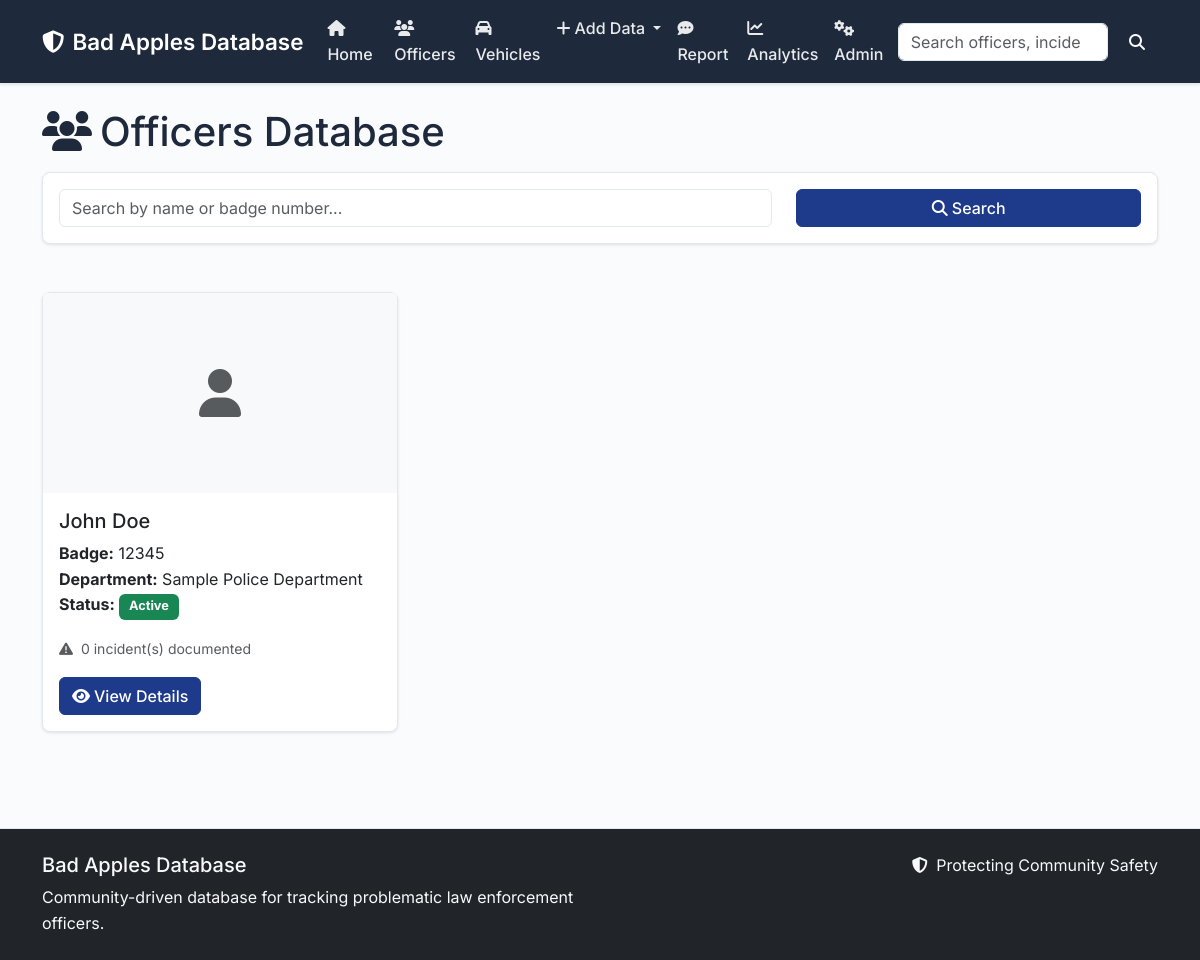
The app's page /officers with its own data.
### models.py (models this page shows, shortened)
class Officer(db.Model):
    __tablename__ = 'officers'
    id = db.Column(db.Integer, primary_key=True)
    badge_number = db.Column(db.String(20), unique=True, nullable=False)
    first_name = db.Column(db.String(50), nullable=False)
    last_name = db.Column(db.String(50), nullable=False)
    middle_name = db.Column(db.String(50))
    date_of_birth = db.Column(db.Date)
    current_department_id = db.Column(db.Integer, db.ForeignKey('departments.id'))
    current_rank = db.Column(db.String(50))
    hire_date = db.Column(db.Date)
    status = db.Column(db.String(20), default='active')  # active, suspended, terminated, retired
    photo_url = db.Column(db.String(500))
    created_at = db.Column(db.DateTime, default=datetime.utcnow)
    updated_at = db.Column(db.DateTime, default=datetime.utcnow, onupdate=datetime.utcnow)
    current_department = db.relationship('Department', backref='current_officers')
    incidents = db.relationship('Incident', backref='officer', lazy='dynamic')
    evidence = db.relationship('Evidence', backref='officer', lazy='dynamic')
    social_media = db.relationship('SocialMediaProfile', backref='officer', lazy='dynamic')
    department_history = db.relationship('OfficerDepartmentHistory', backref='officer', lazy='dynamic')

class Department(db.Model):
    __tablename__ = 'departments'
    id = db.Column(db.Integer, primary_key=True)
    name = db.Column(db.String(100), nullable=False)
    jurisdiction = db.Column(db.String(100))  # city, county, state, federal
    location = db.Column(db.String(200))
    state = db.Column(db.String(2))
    website = db.Column(db.String(200))
    phone = db.Column(db.String(20))
    created_at = db.Column(db.DateTime, default=datetime.utcnow)
    officers = db.relationship('Officer', backref='department', lazy='dynamic')
    department_history = db.relationship('OfficerDepartmentHistory', backref='department', lazy='dynamic')

### app.py (the view)
@app.route('/officers')
def officers():
    page = request.args.get('page', 1, type=int)
    search = request.args.get('search', '')
    query = Officer.query
    if search:
        query = query.filter(
            (Officer.first_name.contains(search)) |
            (Officer.last_name.contains(search)) |
            (Officer.badge_number.contains(search))
        )
    officers = query.paginate(page=page, per_page=20, error_out=False)
    return render_template('officers.html', officers=officers, search=search)

### app.py (called while the page is built)
@app.after_request
def set_security_headers(response):
    response.headers['X-Content-Type-Options'] = 'nosniff'
    response.headers['X-Frame-Options'] = 'SAMEORIGIN'
    response.headers['X-XSS-Protection'] = '1; mode=block'
    response.headers['Strict-Transport-Security'] = 'max-age=31536000; includeSubDomains'
    response.headers['Content-Security-Policy'] = "default-src 'self' https://cdn.jsdelivr.net https://cdnjs.cloudflare.com https://fonts.googleapis.com https://fonts.gstatic.com; script-src 'self' 'unsafe-inline' https://cdn.jsdelivr.net https://cdnjs.cloudflare.com; style-src 'self' 'unsafe-inline' https://cdn.jsdelivr.net https://cdnjs.cloudflare.com https://fonts.googleapis.com; img-src 'self' data: https:; font-src 'self' https://fonts.gstatic.com https://cdnjs.cloudflare.com;"
    return response

### templates/officers.html (shortened to what this page needs)
{% extends "base.html" %}
{% block content %}
<div class="container">
    <div class="row mb-4">
        <div class="col-12">
            <h1 class="mb-3">
                <i class="fas fa-users me-2"></i>Officers Database
            </h1>
            <div class="card mb-4">
                <div class="card-body">
                    <form method="GET" action="{{ url_for('officers') }}">
                        <div class="row">
                            <div class="col-md-8">
                                <input type="text" class="form-control" name="search"
                                       value="{{ search }}" placeholder="Search by name or badge number...">
                            </div>
                            <div class="col-md-4">
                                <button type="submit" class="btn btn-primary w-100">
                                    <i class="fas fa-search me-1"></i>Search
                                </button>
                            </div>
                        </div>
                    </form>
                </div>
            </div>
        </div>
    </div>
    <div class="row">
        {% if officers.items %}
            {% for officer in officers.items %}
            <div class="col-md-6 col-lg-4 mb-4">
                <div class="card h-100">
                    {% if officer.photo_url %}
                    <img src="{{ officer.photo_url }}" class="card-img-top" alt="Officer photo" style="height: 200px; object-fit: cover;">
                    {% else %}
                    <div class="card-img-top bg-light d-flex align-items-center justify-content-center" style="height: 200px;">
                        <i class="fas fa-user fa-3x text-muted"></i>
                    </div>
                    {% endif %}
                    <div class="card-body">
                        <h5 class="card-title">
                            {{ officer.first_name }} {{ officer.last_name }}
                        </h5>
                        <p class="card-text">
                            <strong>Badge:</strong> {{ officer.badge_number }}<br>
                            {% if officer.current_department %}
                            <strong>Department:</strong> {{ officer.current_department.name }}<br>
                            {% endif %}
                            <strong>Status:</strong>
                            <span class="badge bg-{{ 'success' if officer.status == 'active' else 'danger' if officer.status == 'terminated' else 'warning' }}">
                                {{ officer.status.title() }}
                            </span>
                        </p>
                        <div class="mb-3">
                            <small class="text-muted">
                                <i class="fas fa-exclamation-triangle me-1"></i>
                                {{ officer.incidents.count() }} incident(s) documented
                            </small>
                        </div>
                        <a href="{{ url_for('officer_detail', officer_id=officer.id) }}" class="btn btn-primary">
                            <i class="fas fa-eye me-1"></i>View Details
                        </a>
                    </div>
                </div>
            </div>
            {% endfor %}
        {% endif %}
    </div>
</div>
{% endblock %}

### templates/base.html (shortened to what this page needs)
<!DOCTYPE html>
<html lang="en">
<head>
    <link href="https://cdn.jsdelivr.net/npm/bootstrap@5.3.0/dist/css/bootstrap.min.css" rel="stylesheet">
    <link href="https://cdnjs.cloudflare.com/ajax/libs/font-awesome/6.4.0/css/all.min.css" rel="stylesheet">
    <link href="{{ url_for('static', filename='css/style.css') }}" rel="stylesheet">
</head>
<body>
    <nav class="navbar navbar-expand-lg navbar-dark bg-dark">
        <div class="container">
            <a class="navbar-brand" href="{{ url_for('index') }}">
                <i class="fas fa-shield-alt me-2"></i>Bad Apples Database
            </a>
            <div class="collapse navbar-collapse" id="navbarNav">
                <ul class="navbar-nav me-auto">
                    <li class="nav-item">
                        <a class="nav-link" href="{{ url_for('index') }}">
                            <i class="fas fa-home me-1"></i>Home
                        </a>
                    </li>
                    <li class="nav-item">
                        <a class="nav-link" href="{{ url_for('officers') }}">
                            <i class="fas fa-users me-1"></i>Officers
                        </a>
                    </li>
                    <li class="nav-item">
                        <a class="nav-link" href="{{ url_for('vehicles') }}">
                            <i class="fas fa-car me-1"></i>Vehicles
                        </a>
                    </li>
                    <li class="nav-item dropdown">
                        <a class="nav-link dropdown-toggle" href="#" role="button" data-bs-toggle="dropdown">
                            <i class="fas fa-plus me-1"></i>Add Data
                        </a>
                    </li>
                    <li class="nav-item">
                        <a class="nav-link" href="{{ url_for('community_report') }}">
                            <i class="fas fa-comment-dots me-1"></i>Report
                        </a>
                    </li>
                    <li class="nav-item">
                        <a class="nav-link" href="{{ url_for('analytics') }}">
                            <i class="fas fa-chart-line me-1"></i>Analytics
                        </a>
                    </li>
                    <li class="nav-item">
                        <a class="nav-link" href="{{ url_for('admin_login') }}">
                            <i class="fas fa-cogs me-1"></i>Admin
                        </a>
                    </li>
                </ul>
                <form class="d-flex" method="GET" action="{{ url_for('search') }}">
                    <input class="form-control me-2" type="search" name="q" placeholder="Search officers, incidents..." aria-label="Search">
                    <button class="btn btn-outline-light" type="submit">
                        <i class="fas fa-search"></i>
                    </button>
                </form>
            </div>
        </div>
    </nav>
    <main class="container-fluid py-4">
        {% block content %}{% endblock %}
    </main>
    <footer class="bg-dark text-light py-4 mt-5">
        <div class="container">
            <div class="row">
                <div class="col-md-6">
                    <h5>Bad Apples Database</h5>
                    <p class="mb-0">Community-driven database for tracking problematic law enforcement officers.</p>
                </div>
                <div class="col-md-6 text-md-end">
                    <p class="mb-0">
                        <i class="fas fa-shield-alt me-1"></i>
                        Protecting Community Safety
                    </p>
                </div>
            </div>
        </div>
    </footer>
</body>
</html>

### static/css/style.css (style rules this page uses)
:root { --primary-color: #1e3a8a; --secondary-color: #64748b; --success-color: #059669; --info-color: #0284c7; --warning-color: #d97706; --danger-color: #dc2626; --light-color: #f8fafc; --dark-color: #1e293b; --border-color: #e2e8f0; --text-muted: #64748b; }
body { font-family: 'Inter', 'Segoe UI', system-ui, -apple-system, sans-serif; line-height: 1.6; color: var(--dark-color); background-color: #fafbfc; }
.navbar { background-color: var(--dark-color) !important; border-bottom: 1px solid var(--border-color); box-shadow: 0 1px 3px rgba(0, 0, 0, 0.1); }
.navbar-brand { font-weight: 600; font-size: 1.4rem; color: white !important; }
.navbar-nav .nav-link { font-weight: 500; color: rgba(255, 255, 255, 0.9) !important; transition: color 0.2s ease; padding: 0.5rem 1rem; }
.card { border: 1px solid var(--border-color); border-radius: 8px; box-shadow: 0 1px 3px rgba(0, 0, 0, 0.1); transition: box-shadow 0.2s ease; background-color: white; }
.btn { border-radius: 6px; font-weight: 500; transition: all 0.2s ease; border: 1px solid transparent; }
.btn-primary { background-color: var(--primary-color); border-color: var(--primary-color); color: white; }
.form-control, .form-select { border-radius: 6px; border: 1px solid var(--border-color); transition: border-color 0.2s ease, box-shadow 0.2s ease; background-color: white; }
.badge { font-size: 0.8rem; padding: 0.5em 0.75em; border-radius: 6px; }
footer { margin-top: auto; background-color: var(--dark-color); border-top: 1px solid var(--border-color); }

### records on screen
Officer: first_name "John", last_name "Doe", badge_number "12345", current_department.name "Sample Police Department", status "Active", incidents.count "0"
